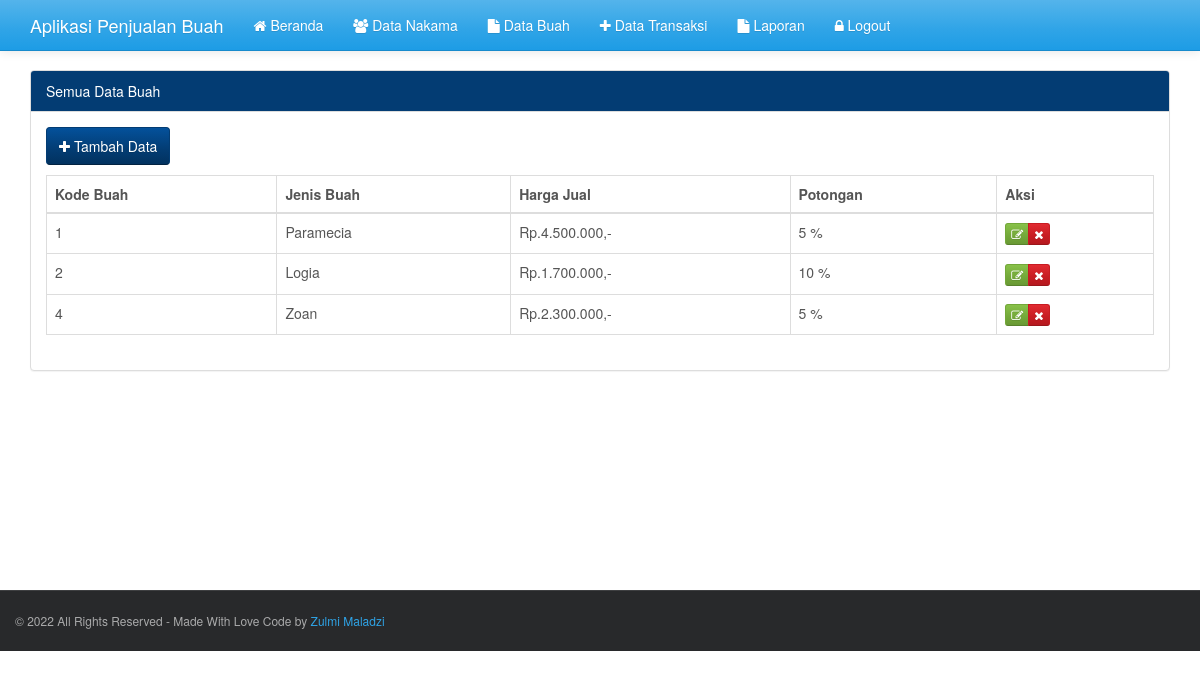
The page /buah.php on the database its author committed.
### tables this page shows
CREATE TABLE `buah` (
  `kode_buah` int(11) NOT NULL,
  `jenis_buah` varchar(20) NOT NULL,
  `harga_jual` int(15) NOT NULL,
  `potongan` int(3) NOT NULL
);

### fungsi/fungsi_rupiah.php (called while the page is built)
<?php
function rupiah($angka,$pre=0){
        $jadi="Rp.".number_format($angka,$pre,',','.').",-";
        return $jadi;
    }
?>

### buah.php (the view, shortened to what this page needs)
<?php
include("config.php");
include("fungsi/fungsi_rupiah.php");
?>
<!DOCTYPE html>
<html>
	<head>
		<?php include("include/css.php"); ?>
	</head>
	<body>
		<header>
			<?php include("include/header.php"); ?>
		</header>
		<div class='container' style='margin-top:70px'>
			<div class='row' style='min-height:520px'>
				<div class='col-md-12'>
					<div class='panel panel-info'>
						<div class='panel-heading'>Semua Data Buah</div>
						<div class='panel-body'>
							<a class='btn btn-info' href='add_buah.php'><i class='fa fa-plus'></i> Tambah Data </a>
							<p>
							<table class="table table-hover table-bordered">
							  <thead>
								<tr>
								  <th>Kode Buah</th>
								  <th>Jenis Buah</th>
								  <th>Harga Jual</th>
								  <th>Potongan</th>
								  <th>Aksi</th>
								</tr>
							  </thead>
							  <tbody>
								<?php
									$sqlquery = "SELECT * FROM buah";
									if ($result = mysqli_query($koneksi, $sqlquery)) {
										while ($row = mysqli_fetch_assoc($result)) {
								?>
								<tr>
								<td><?php echo $row["kode_buah"];?></td>
								<td><?php echo $row["jenis_buah"];?></td>
								<td><?php echo rupiah($row["harga_jual"]);?></td>
								<td><?php echo $row["potongan"];?> %</td>
								<td>
								<div class="btn-group">
								 <a href="edit_buah.php?kode_buah=<?php echo $row["kode_buah"];?>" class="btn btn-xs btn-success" title='Edit'> <i class="fa fa-edit"></i> </a>
								  <a onclick="return confirm('Anda yakin ingin menghapus data tersebut?');" href="aksi_buah.php?act=delete&kode_buah=<?php echo $row["kode_buah"];?>" class="btn btn-xs btn-danger"> <i class="fa fa-remove" title='Hapus'></i> </a>
								</div>
								</td>
								</tr>
								<?php
										}
									}
									?>
							  </tbody>
							</table>
						</div>
					</div>
				</div>
			</div>
		</div>
		<?php include("include/footer.php"); ?>
	</body>
</html>

### rows shown on the page
buah: kode_buah "1", jenis_buah "Paramecia", harga_jual "Rp.4.500.000,-", potongan "5"
buah: kode_buah "2", jenis_buah "Logia", harga_jual "Rp.1.700.000,-", potongan "10"
buah: kode_buah "4", jenis_buah "Zoan", harga_jual "Rp.2.300.000,-", potongan "5"
